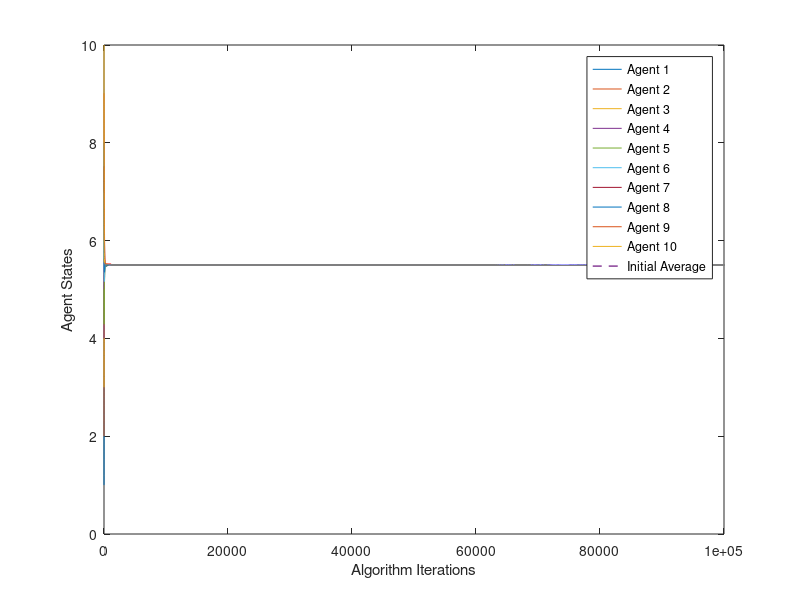
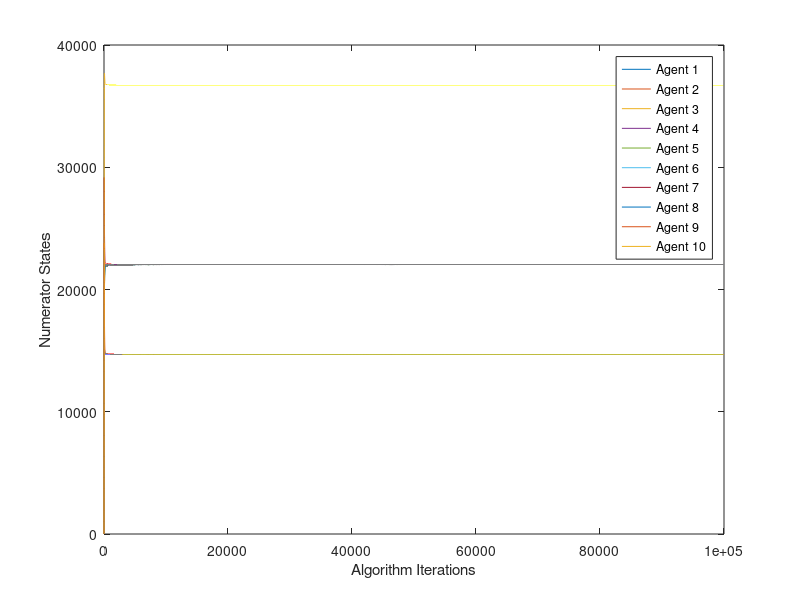
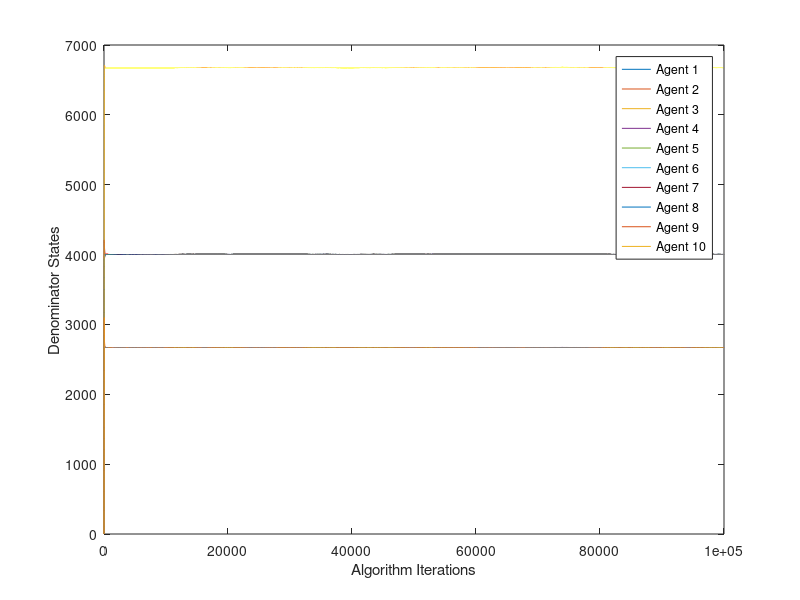

Here is the MATLAB script that generated these plots, in order:
clear all;

% load('graphArray_20Nodes_10000ConnectedDiGraph');
% load('graphArray_100Nodes_100ConnectedDiGraph');
load('graphArray_10Nodes_100ConnectedDiGraph');
Num_graphs = size(arr,1);
numberNodes = sqrt(size(arr,2));
numGraphs = 100;
numIniCond = 1000;

s = rng;
U = 2*rand(numberNodes,numIniCond) - 1;
save('s');


for iniCond = 1%:numIniCond
%         X0 = U(:,iniCond);
        X0 = [1,2,3,4,5,6,7,8,9,10]';
%         X0 = [1,2,3,4,5,-1,-2,-3,-4,-5]';
        Y0 = ones(numberNodes,1);
        mu = mean(X0);
        sum(X0);
        Diam = 5;
        numIterations= 20000*Diam;
        tol = 1e-3;

       
%         a = 0.4; b = 0.6; c = 0.3; d = 0.7;
        
        X = zeros(numberNodes,numIterations+1);
        X_a = zeros(numberNodes,numIterations+1);
  
        Y = zeros(numberNodes,numIterations+1);
        Y_a = zeros(numberNodes,numIterations+1);
%                 
        X(:,1) = X0;
        Y(:,1)= Y0;
%         X_a(:,1) = X0;
%         Y_a(:,1)= Y0;
        Z = zeros(numberNodes,numIterations+1);
        Z(:,1)= X0./Y0;
        Z_tilde = zeros(numberNodes,numIterations+1);
              
        numUpdates = ceil(numIterations/Diam)+1;
        MXP = zeros(numUpdates,1);
        MNP = zeros(numUpdates,1);
        mxp_l = Z(:,1);
        mnp_l = mxp_l;  
        
        SS = [];
        W = eye(numberNodes);
   
        for graphNo = 70%:700+numGraphs
            
             currentG = arr(graphNo,:);   
             currentG = reshape(currentG,numberNodes,numberNodes)'+eye(numberNodes);
             NumOutNeighbors = sum(currentG);
             inverseNumNeighbors = 1./NumOutNeighbors;
             Weight_Matrix_cons = currentG*diag(inverseNumNeighbors,0);
%              Weight_Matrix_cons = PDoubleStochastic(currentG, numberNodes);
             countMXP = 1;

            for i = 1:numIterations
                 
                if i > 200 % 500
%                    beta = 1/(i)^(1.5); 
%                     beta = 100/(i)^(1.1);
                     beta = 0.01;
%                      beta = 0;
                else
                    beta = 0.2;
%                     beta = 0.1;
                end

                 Beta1 = diag([beta*ones(3,1); beta*ones(5,1); beta*ones(2,1)]);
                 Beta2 = [beta*ones(3,1); beta*ones(5,1); beta*ones(2,1)]*ones(1,numberNodes);
                 Beta = (Beta2 - Beta1);   

                 Alpha = diag(Weight_Matrix_cons);
                 Alpha = (1 - beta*(1 - Alpha))./Alpha;
                 Alpha = diag(Alpha);
                 
                 sigma = 0.2;
                 noise_mean = 0;
                 
                 if i > 40 % 20 
%                      theta1 = 0.7^i;
                     theta1 = 1/(i)^(1.1);
                 else
                     theta1 = 100;
                 end
                 
                  Theta = [theta1*ones(numberNodes/2,1); theta1*ones(numberNodes/2,1)];

%              X(:,i+1) = Alpha.*Weight_Matrix_cons*X(:,i) + Beta.*Weight_Matrix_cons*X(:,i) + (Theta).*X0 +  (Beta)*normrnd(noise_mean,sigma,[numberNodes,1]);
% 
%              Y(:,i+1) = Alpha.*Weight_Matrix_cons*Y(:,i) + Beta.*Weight_Matrix_cons*Y(:,i) + (Theta).*Y0  + (Beta)*normrnd(noise_mean,sigma,[numberNodes,1]);

             X(:,i+1) = Alpha.*Weight_Matrix_cons*X(:,i) + Beta.*Weight_Matrix_cons*X(:,i) + (Theta).*X0 +  (Beta)*(-1 + 2*rand([numberNodes,1]));

             Y(:,i+1) = Alpha.*Weight_Matrix_cons*Y(:,i) + Beta.*Weight_Matrix_cons*Y(:,i) + (Theta).*Y0  + (Beta)*(-1 + 2*rand([numberNodes,1]));
             
             Z(:,i+1) = X(:,i+1)./Y(:,i+1);
%               
             M = Alpha.*Weight_Matrix_cons + Beta.*Weight_Matrix_cons;
             M1 = (Beta.*Weight_Matrix_cons)/beta;
             W = M*W;
             SS(i) = min(sum(W,2));
%              abs(eig(M))
%              M = [a*Weight_Matrix_cons a*Weight_Matrix_cons; c*Weight_Matrix_cons d*Weight_Matrix_cons];
             

                 mxp_l=max(currentG*diag(mxp_l,0),[],2);
                 tempd=currentG*diag(mnp_l,0);
                 tempd(tempd==0)=NaN;
                 mnp_l=min(tempd,[],2);
                

                 if(mod(i,Diam)==0)
                    if(max(mxp_l)==min(mxp_l))
                       MXP(countMXP)= max(mxp_l);
                       else
                       fprintf("Error with mxp calculation\n");
                    end
                    if(max(mnp_l)==min(mnp_l))
                       MNP(countMXP)= min(mnp_l);
                    else
                       fprintf("Error  with mnp calculation\n");
                    end
                    if(MXP(countMXP)-MNP(countMXP) < tol)
                       fprintf("Converged with consensus value =%f \n",(MXP(countMXP)+MNP(countMXP))/2);
%                        break;
                    else
                       fprintf("Resetting MXP and MNP \n");
                       countMXP = countMXP+1;
                       mxp_l = Z(:,i+1);
                       mnp_l = mxp_l;
                    end
                end
         
            end
        end
end

% figure(1);
% plot(Z(:,1:i)')   
% MXP_x=(1:countMXP)*Diam-Diam+1;
% hold on;stairs(MXP_x,MXP(1:countMXP),'-bx')
% hold on;stairs(MXP_x,MNP(1:countMXP),'-ko')
% hold off;
% legend('Node 1','Node 2','Node 3','Node 4','Node 5','Node 6','Node 7','Node 8','Node 9','Node 10','Node 11','Node 12','Node 13','Node 14','Node 15','Node 16','Node 17','Node 18','Node 19','Node 20','MXP','MNP')

figure(1);
plot(Z(:,1:i)'); 
hold on
plot(mu*ones(length(X(:,1:i)'),1), '--', 'LineWidth', 1);
xlabel('Algorithm Iterations');
ylabel('Agent States');
legend('Agent 1','Agent 2','Agent 3','Agent 4','Agent 5','Agent 6','Agent 7','Agent 8','Agent 9','Agent 10', 'Initial Average');


figure(2); 
plot(X(:,1:i)');
xlabel('Algorithm Iterations');
ylabel('Numerator States');
legend('Agent 1','Agent 2','Agent 3','Agent 4','Agent 5','Agent 6','Agent 7','Agent 8','Agent 9','Agent 10', 'Initial Average');

 
figure(3);
plot(Y(:,1:i)');
xlabel('Algorithm Iterations');
ylabel('Denominator States');
legend('Agent 1','Agent 2','Agent 3','Agent 4','Agent 5','Agent 6','Agent 7','Agent 8','Agent 9','Agent 10', 'Initial Average');

  
